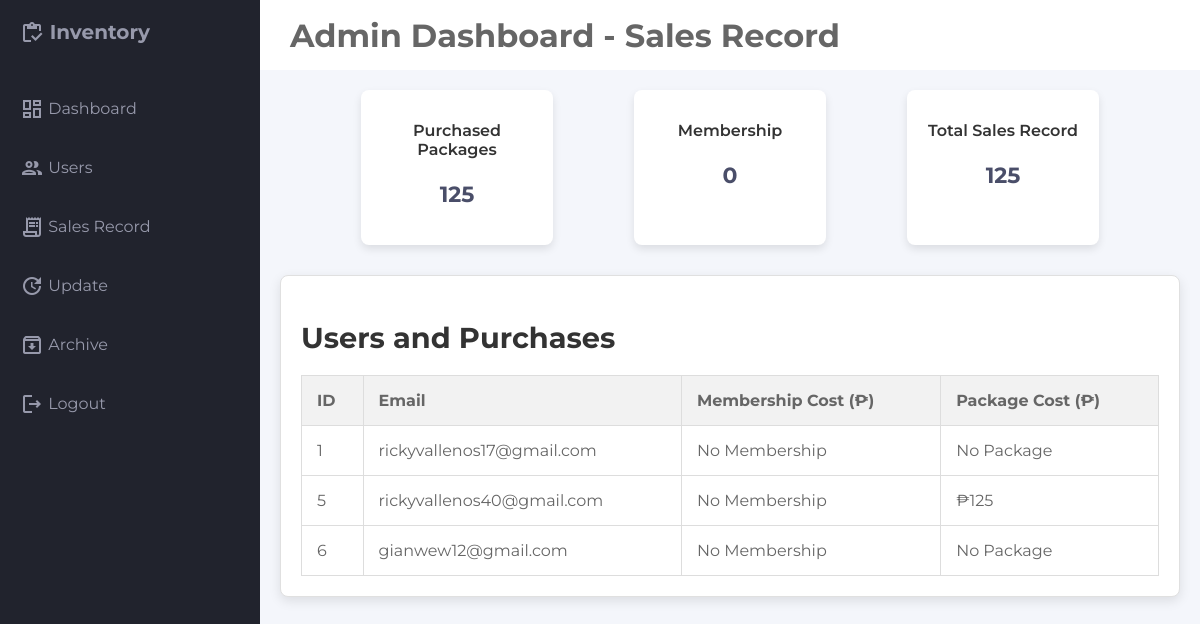
Page /php/salesrecord.php (signed in) on the committed database.
### tables this page shows
CREATE TABLE `users` (
  `id` int(11) NOT NULL,
  `name` varchar(255) NOT NULL,
  `surname` varchar(255) NOT NULL,
  `email` varchar(255) NOT NULL,
  `password` varchar(255) NOT NULL,
  `code` varchar(255) NOT NULL,
  `updatedtime` timestamp NOT NULL DEFAULT current_timestamp() ON UPDATE current_timestamp()
);

### php/salesrecord.php (the view, shortened to what this page needs)
<?php
include("../php/database.php");
$conn = new mysqli($host, $dbusername, $dbpassword, $dbname);
$membership_prices = [
    'Bronze' => 1050,
    'Silver' => 2100,
    'Gold' => 2790,
    'Diamond' => 5250
];
$package_prices = [
    'Fitness' => 125,
    'Zumba' => 125,
    'Gym' => 250,
    'All' => 350
];
$users = [];
$sql = "SELECT u.id, u.name, u.surname, u.email, m.selected_membership, p.selected_package
        FROM users u
        LEFT JOIN membership m ON u.email = m.email
        LEFT JOIN package p ON u.email = p.email";
$result = $conn->query($sql);
$total_package_sales = 0;
$total_membership_sales = 0;
$total_sales = 0;
if ($result->num_rows > 0) {
    while ($row = $result->fetch_assoc()) {
        $row['membership_cost'] = isset($membership_prices[$row['selected_membership']]) ? $membership_prices[$row['selected_membership']] : 'No Membership';
        $row['package_cost'] = isset($package_prices[$row['selected_package']]) ? $package_prices[$row['selected_package']] : 'No Package';
        $total_package_sales += is_numeric($row['package_cost']) ? $row['package_cost'] : 0;
        $total_membership_sales += is_numeric($row['membership_cost']) ? $row['membership_cost'] : 0;
        $total_sales = $total_package_sales + $total_membership_sales;
        $users[] = $row;
    }
}
?>
<!DOCTYPE html>
<html lang="en">
<head>
    <link rel="stylesheet" href="../admin/css/salesrecord.css">
</head>
<body>
<div class="grid-container">
    <header class="header">
        <h1>Admin Dashboard - Sales Record</h1>
    </header>
    <aside id="sidebar" class="sidebar">
        <div class="sidebar-title">
            <div class="sidebar-brand">
                <span class="material-icons-outlined">inventory</span> Inventory
            </div>
        </div>
        <ul class="sidebar-list">
            <li class="sidebar-list-item">
                <a href="dashboard.php">
                    <span class="material-icons-outlined">dashboard</span> Dashboard
                </a>
            </li>
            <li class="sidebar-list-item">
                <a href="users.php">
                    <span class="material-icons-outlined">people</span> Users
                </a>
            </li>
            <li class="sidebar-list-item">
                <a href="salesrecord.php">
                     <span class="material-icons-outlined">receipt_long</span> Sales Record
                </a>
            </li>
            <li class="sidebar-list-item">
                <a href="update.php">
                    <span class="material-icons-outlined">update</span> Update
                </a>
            </li>
            <li class="sidebar-list-item">
                <a href="archive.php">
                    <span class="material-icons-outlined">archive</span> Archive
                </a>
            </li>
            <li class="sidebar-list-item">
                <a href="admin_logout.php">
                    <span class="material-icons-outlined">logout</span> Logout
                </a>
            </li>
        </ul>
    </aside>
    <main class="main-container">
        <section class="stats">
            <div class="stat-box">
                <h3>Purchased Packages</h3>
                <p><?= $total_package_sales ?></p>
            </div>
            <div class="stat-box">
                <h3>Membership</h3>
                <p><?= $total_membership_sales ?></p>
            </div>
            <div class="stat-box">
                <h3>Total Sales Record</h3>
                <p><?= $total_sales ?></p>
            </div>
        </section>
        <section class="users">
            <h2>Users and Purchases</h2>
            <table>
                <thead>
                    <tr>
                        <th>ID</th>
                        <th>Email</th>
                        <th>Membership Cost (₱)</th>
                        <th>Package Cost (₱)</th>
                    </tr>
                </thead>
                <tbody>
                    <?php foreach ($users as $user): ?>
                        <tr>
                            <td><?= $user['id'] ?></td>
                            <td><?= $user['email'] ?></td>
                            <td><?= is_numeric($user['membership_cost']) ? '₱' . $user['membership_cost'] : $user['membership_cost'] ?></td>
                            <td><?= is_numeric($user['package_cost']) ? '₱' . $user['package_cost'] : $user['package_cost'] ?></td>
                        </tr>
                    <?php endforeach; ?>
                </tbody>
            </table>
        </section>
    </main>
</div>
</body>
</html>

### admin/css/salesrecord.css (style rules this page uses)
body { margin: 0; padding: 0; box-sizing: border-box; background-color: #f4f6fb; color: #666666; font-family: 'Montserrat', sans-serif; }
.material-icons-outlined { vertical-align: middle; line-height: 1px; }
.grid-container { display: grid; grid-template-columns: 260px 1fr; grid-template-rows: 70px auto; grid-template-areas: "sidebar header" "sidebar main"; height: 100vh; }
.header { grid-area: header; height: 70px; background-color: #ffffff; display: flex; align-items: center; justify-content: space-between; padding: 0 30px; box-shadow: 0 6px 7px -4px rgba(0, 0, 0, 0.2); }
#sidebar { grid-area: sidebar; background-color: #21232d; color: #9799ab; overflow-y: auto; transition: all 0.5s; height: 100%; }
.sidebar-title { display: flex; justify-content: space-between; align-items: center; padding: 20px; }
.sidebar-brand { font-size: 20px; font-weight: 700; }
.sidebar-list { padding: 0; margin-top: 15px; list-style-type: none; }
.sidebar-list-item { padding: 20px; transition: background-color 0.3s; }
.sidebar-list-item a { text-decoration: none; color: #9799ab; }
.main-container { grid-area: main; padding: 20px; background-color: #f4f6fb; }
.users h2 { margin-bottom: 20px; color: #333; font-size: 1.8rem; }
.users { background-color: #ffffff; padding: 20px; border-radius: 8px; box-shadow: 0 4px 12px rgba(0, 0, 0, 0.1); margin-bottom: 20px; border: 1px solid #e0e0e0; }
.stats { display: flex; justify-content: space-evenly; margin-bottom: 30px; }
.stat-box { background-color: #ffffff; padding: 15px; border-radius: 8px; width: 18%; box-shadow: 0 4px 8px rgba(0, 0, 0, 0.1); text-align: center; }
.stat-box h3 { font-size: 16px; font-weight: 600; color: #333; margin-bottom: 10px; }
.stat-box p { font-size: 22px; font-weight: 700; color: #4a4e69; }
table { width: 100%; border-collapse: collapse; margin-top: 20px; background-color: #fff; }
th, td { padding: 15px; border: 1px solid #dddddd; text-align: left; font-size: 1rem; }
th { background-color: #f2f2f2; }

### rows in the picture
users: id "1", email "rickyvallenos17@gmail.com", membership_cost "No Membership", package_cost "No Package"
users: id "5", email "rickyvallenos40@gmail.com", membership_cost "No Membership", package_cost "125"
users: id "6", email "gianwew12@gmail.com", membership_cost "No Membership", package_cost "No Package"

### other values in the picture
$total_package_sales "125"
$total_membership_sales "0"
$total_sales "125"
